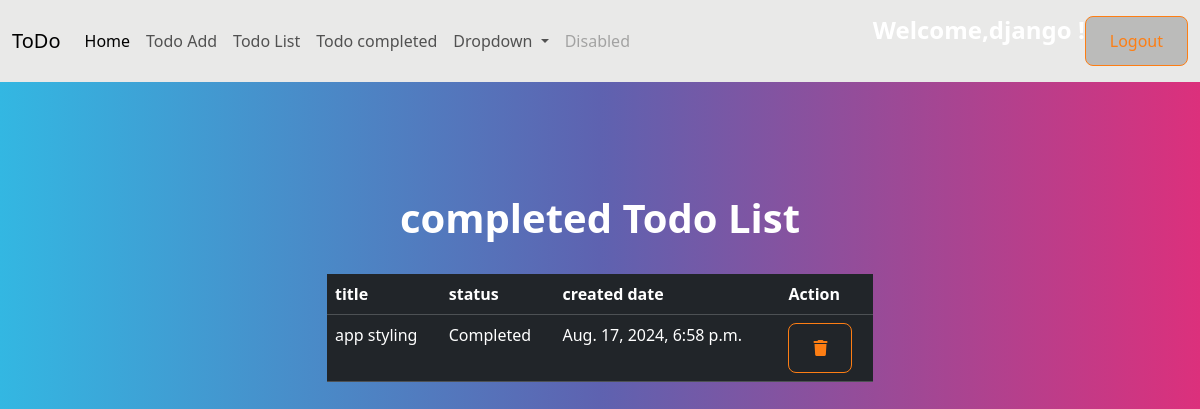
Screenshot of /todo/status/ (signed in) with the database file from the repository.
### myapp/models.py (models this page shows, shortened)
class Todo(models.Model):
    title=models.CharField(max_length=200)
    created_date=models.DateTimeField(auto_now=True)
    status=models.BooleanField(default=False)
    owner=models.ForeignKey(User,on_delete=models.CASCADE)

### myapp/views.py (the view)
# urls.py: path('todo/status/',views.TodoCompletedView.as_view(),name='todo-status'),
@method_decorator(signin_required,name="dispatch")
class TodoCompletedView(View):
    def get(aelf,request,*args,**kwargs):
        if not request.user.is_authenticated:
            messages.error("invalid session")
            return redirect("signin")
        form_instance=TodoForm()
        qs=Todo.objects.filter(status=True,owner=request.user)
        return render(request,"todo_status.html",{"completed":qs})

### myapp/templates/todo_status.html
{%extends 'base.html'%}
{%block main_block%}
<div class="container">
    <div class="row mt-5">
        <div class="col-3"></div>
        <div class="col-6">
            <table class="table table-dark">
                <h1 class="text-center p-2">completed Todo List</h1>
                <tr>
                    <th>title</th>
                    <th>status</th>
                    <th>created date</th>
                    <th>Action</th>
                </tr>
                {%for item in completed%}
                <tr>
                    <td>{{item.title}}</td>
                    <td>
                        {%if item.status == False%}
                          In Progress
                        {%else%}
                          Completed
                        {%endif%}
                    </td>
                    <td>{{item.created_date}}</td>
                    <td>
                        <a href="{%url 'todo-delete' item.id%}" class="btn btn-outline-danger"><i class="fa-solid fa-trash"></i></a>
                    </td>
                </tr>
                {%endfor%}
            </table>
        </div>
        <div class="col-3"></div>
    </div>
</div>
{%endblock%}

### myapp/templates/base.html (shortened to what this page needs)
<!DOCTYPE html>
{%load static%}
<html lang="en">
<head>
    <link rel="stylesheet" href="https://cdnjs.cloudflare.com/ajax/libs/font-awesome/6.6.0/css/all.min.css" />
    <link rel="stylesheet" href="{%static 'css/bootstrap.min.css'%}">
</head>
<body>
    <nav class="navbar navbar-expand-lg navbar-light bg-light">
        <div class="container-fluid">
          <a class="navbar-brand" href="#">ToDo</a>
          <div class="collapse navbar-collapse" id="navbarSupportedContent">
            <ul class="navbar-nav me-auto mb-2 mb-lg-0">
              <li class="nav-item">
                <a class="nav-link active" aria-current="page" href="{%url 'todo-index'%}">Home</a>
              </li>
              <li class="nav-item">
                <a class="nav-link" href="{%url 'todo-add'%}">Todo Add</a>
              </li>
              <li class="nav-item">
                <a class="nav-link" href="{%url 'todo-list'%}">Todo List</a>
              </li>
              <li class="nav-item">
                <a class="nav-link" href="{%url 'todo-status'%}">Todo completed</a>
              </li>
              <li class="nav-item dropdown">
                <a class="nav-link dropdown-toggle" href="#" id="navbarDropdown" role="button" data-bs-toggle="dropdown" aria-expanded="false">
                  Dropdown
                </a>
              </li>
              <li class="nav-item">
                <a class="nav-link disabled" href="#" tabindex="-1" aria-disabled="true">Disabled</a>
              </li>
            </ul>
            <form class="d-flex">
              <h4 class="" >Welcome,{{request.user}} !</h4>
              <a href="{%url 'signout'%}" class="btn btn-outline-danger">Logout</a>
            </form>
          </div>
        </div>
      </nav>
    {%block main_block%}
    {%endblock%}
</body>
</html>

### rows the page displays
Todo: title "app styling", status "Completed", created_date "Aug. 17, 2024, 6:58 p.m."

### other values shown
{{ request.user }} "django"
